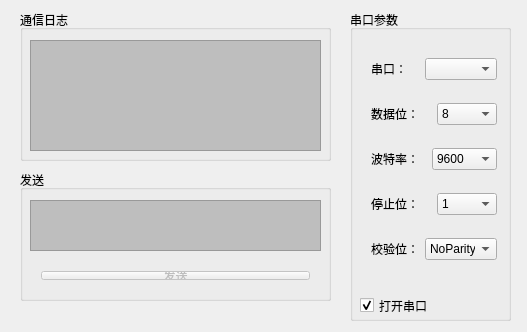
<?xml version="1.0" encoding="UTF-8"?>
<ui version="4.0">
 <class>MainWindow</class>
 <widget class="QMainWindow" name="MainWindow">
  <property name="geometry">
   <rect>
    <x>0</x>
    <y>0</y>
    <width>527</width>
    <height>332</height>
   </rect>
  </property>
  <property name="windowTitle">
   <string>快捷按键驱动</string>
  </property>
  <property name="windowIcon">
   <iconset resource="res.qrc">
    <normaloff>:/Image/logo.png</normaloff>:/Image/logo.png</iconset>
  </property>
  <widget class="QWidget" name="centralWidget">
   <widget class="QGroupBox" name="groupBox">
    <property name="geometry">
     <rect>
      <x>20</x>
      <y>10</y>
      <width>311</width>
      <height>151</height>
     </rect>
    </property>
    <property name="title">
     <string>通信日志</string>
    </property>
    <widget class="QTextBrowser" name="comLog">
     <property name="geometry">
      <rect>
       <x>10</x>
       <y>30</y>
       <width>291</width>
       <height>111</height>
      </rect>
     </property>
     <property name="styleSheet">
      <string notr="true">background-color: rgba(0,0,0,50);</string>
     </property>
    </widget>
   </widget>
   <widget class="QGroupBox" name="groupBox_2">
    <property name="geometry">
     <rect>
      <x>350</x>
      <y>10</y>
      <width>161</width>
      <height>311</height>
     </rect>
    </property>
    <property name="title">
     <string>串口参数</string>
    </property>
    <widget class="QWidget" name="layoutWidget">
     <property name="geometry">
      <rect>
       <x>10</x>
       <y>20</y>
       <width>148</width>
       <height>261</height>
      </rect>
     </property>
     <layout class="QVBoxLayout" name="verticalLayout">
      <item>
       <layout class="QHBoxLayout" name="horizontalLayout">
        <item>
         <widget class="QLabel" name="label">
          <property name="text">
           <string>串口：</string>
          </property>
         </widget>
        </item>
        <item>
         <widget class="QComboBox" name="portName"/>
        </item>
       </layout>
      </item>
      <item>
       <layout class="QHBoxLayout" name="horizontalLayout_5">
        <item>
         <widget class="QLabel" name="label_5">
          <property name="text">
           <string>数据位：</string>
          </property>
         </widget>
        </item>
        <item>
         <widget class="QComboBox" name="dataBits">
          <item>
           <property name="text">
            <string>8</string>
           </property>
          </item>
          <item>
           <property name="text">
            <string>7</string>
           </property>
          </item>
          <item>
           <property name="text">
            <string>6</string>
           </property>
          </item>
          <item>
           <property name="text">
            <string>5</string>
           </property>
          </item>
         </widget>
        </item>
       </layout>
      </item>
      <item>
       <layout class="QHBoxLayout" name="horizontalLayout_2">
        <item>
         <widget class="QLabel" name="label_2">
          <property name="text">
           <string>波特率：</string>
          </property>
         </widget>
        </item>
        <item>
         <widget class="QComboBox" name="baudRate">
          <item>
           <property name="text">
            <string>9600</string>
           </property>
          </item>
          <item>
           <property name="text">
            <string>4800</string>
           </property>
          </item>
          <item>
           <property name="text">
            <string>19200</string>
           </property>
          </item>
          <item>
           <property name="text">
            <string>38400</string>
           </property>
          </item>
         </widget>
        </item>
       </layout>
      </item>
      <item>
       <layout class="QHBoxLayout" name="horizontalLayout_4">
        <item>
         <widget class="QLabel" name="label_4">
          <property name="text">
           <string>停止位：</string>
          </property>
         </widget>
        </item>
        <item>
         <widget class="QComboBox" name="stopBits">
          <item>
           <property name="text">
            <string>1</string>
           </property>
          </item>
          <item>
           <property name="text">
            <string>2</string>
           </property>
          </item>
         </widget>
        </item>
       </layout>
      </item>
      <item>
       <layout class="QHBoxLayout" name="horizontalLayout_3">
        <item>
         <widget class="QLabel" name="label_3">
          <property name="text">
           <string>校验位：</string>
          </property>
         </widget>
        </item>
        <item>
         <widget class="QComboBox" name="parity">
          <item>
           <property name="text">
            <string>NoParity</string>
           </property>
          </item>
          <item>
           <property name="text">
            <string>EvenParity</string>
           </property>
          </item>
          <item>
           <property name="text">
            <string>OddParity</string>
           </property>
          </item>
         </widget>
        </item>
       </layout>
      </item>
     </layout>
    </widget>
    <widget class="QCheckBox" name="openCom">
     <property name="geometry">
      <rect>
       <x>10</x>
       <y>280</y>
       <width>131</width>
       <height>31</height>
      </rect>
     </property>
     <property name="text">
      <string>打开串口</string>
     </property>
     <property name="checked">
      <bool>true</bool>
     </property>
    </widget>
    <zorder>layoutWidget</zorder>
    <zorder></zorder>
    <zorder>openCom</zorder>
   </widget>
   <widget class="QGroupBox" name="groupBox_3">
    <property name="geometry">
     <rect>
      <x>20</x>
      <y>170</y>
      <width>311</width>
      <height>131</height>
     </rect>
    </property>
    <property name="title">
     <string>发送</string>
    </property>
    <widget class="QWidget" name="layoutWidget">
     <property name="geometry">
      <rect>
       <x>10</x>
       <y>90</y>
       <width>291</width>
       <height>31</height>
      </rect>
     </property>
     <layout class="QHBoxLayout" name="horizontalLayout_6">
      <item>
       <widget class="QPushButton" name="btnSend">
        <property name="enabled">
         <bool>false</bool>
        </property>
        <property name="text">
         <string>发送</string>
        </property>
       </widget>
      </item>
     </layout>
    </widget>
    <widget class="QTextEdit" name="message">
     <property name="geometry">
      <rect>
       <x>10</x>
       <y>30</y>
       <width>291</width>
       <height>51</height>
      </rect>
     </property>
     <property name="styleSheet">
      <string notr="true">background-color: rgba(0,0,0,50);</string>
     </property>
    </widget>
    <zorder>layoutWidget</zorder>
    <zorder>message</zorder>
    <zorder>btnSend</zorder>
   </widget>
  </widget>
 </widget>
 <layoutdefault spacing="6" margin="11"/>
 <resources>
  <include location="res.qrc"/>
 </resources>
 <connections/>
</ui>
